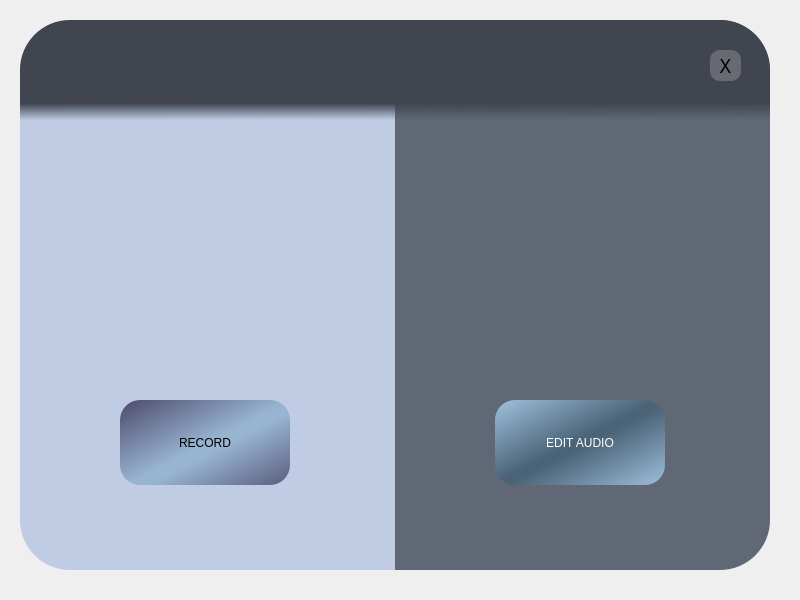
<?xml version="1.0" encoding="UTF-8"?>
<ui version="4.0">
 <class>MainWindow</class>
 <widget class="QMainWindow" name="MainWindow">
  <property name="geometry">
   <rect>
    <x>0</x>
    <y>0</y>
    <width>800</width>
    <height>600</height>
   </rect>
  </property>
  <property name="windowTitle">
   <string>MainWindow</string>
  </property>
  <property name="tabShape">
   <enum>QTabWidget::Rounded</enum>
  </property>
  <widget class="QWidget" name="centralwidget">
   <widget class="QWidget" name="widget" native="true">
    <property name="geometry">
     <rect>
      <x>20</x>
      <y>20</y>
      <width>750</width>
      <height>550</height>
     </rect>
    </property>
    <property name="styleSheet">
     <string notr="true">QPushButton {
	font: 14pt &quot;Arial Rounded MT Bold&quot;;
border-radius: 20px;
}

QPushButton#recordBtn {
background-color: qlineargradient(spread:reflect, x1:0, y1:0, x2:0.553, y2:0.533409, stop:0.00497512 rgba(78, 75, 108, 255), stop:0.935323 rgba(151, 180, 209, 255))
}

QPushButton#editBtn {
color: white;
background-color:qlineargradient(spread:reflect, x1:0, y1:0, x2:0.513, y2:0.499318, stop:0 rgba(160, 193, 221, 255), stop:0.955224 rgba(74, 99, 119, 255))
}

QPushButton#editBtn:hover, #recordBtn:hover, #exitBtn:hover {
background-color: qlineargradient(spread:pad, x1:0, y1:0, x2:0.731905, y2:0.755, stop:0 rgba(255, 221, 221, 255), stop:0.955224 rgba(238, 103, 100, 255))
}

QPushButton#exitBtn {
background-color: rgba(195, 195, 195, 0.3);
border-radius: 10px; 
}</string>
    </property>
    <widget class="QLabel" name="labelLeft">
     <property name="geometry">
      <rect>
       <x>0</x>
       <y>0</y>
       <width>375</width>
       <height>550</height>
      </rect>
     </property>
     <property name="styleSheet">
      <string notr="true">border-top-left-radius: 50px;
border-bottom-left-radius: 50px;
background-color: rgb(191, 204, 228);
</string>
     </property>
     <property name="text">
      <string/>
     </property>
    </widget>
    <widget class="QLabel" name="labelRight">
     <property name="geometry">
      <rect>
       <x>375</x>
       <y>0</y>
       <width>375</width>
       <height>550</height>
      </rect>
     </property>
     <property name="styleSheet">
      <string notr="true">border-bottom-right-radius: 50px;
border-top-right-radius: 50px;
background-color: rgb(96, 104, 118);</string>
     </property>
     <property name="text">
      <string/>
     </property>
    </widget>
    <widget class="QLabel" name="micLabel">
     <property name="geometry">
      <rect>
       <x>100</x>
       <y>160</y>
       <width>170</width>
       <height>170</height>
      </rect>
     </property>
     <property name="text">
      <string/>
     </property>
     <property name="pixmap">
      <pixmap>imgs/microphone.png</pixmap>
     </property>
     <property name="scaledContents">
      <bool>true</bool>
     </property>
     <property name="alignment">
      <set>Qt::AlignCenter</set>
     </property>
    </widget>
    <widget class="QLabel" name="headphonesLabel">
     <property name="geometry">
      <rect>
       <x>475</x>
       <y>160</y>
       <width>170</width>
       <height>169</height>
      </rect>
     </property>
     <property name="text">
      <string/>
     </property>
     <property name="pixmap">
      <pixmap>imgs/headphones.png</pixmap>
     </property>
     <property name="scaledContents">
      <bool>true</bool>
     </property>
    </widget>
    <widget class="QLabel" name="header">
     <property name="geometry">
      <rect>
       <x>0</x>
       <y>0</y>
       <width>750</width>
       <height>70</height>
      </rect>
     </property>
     <property name="font">
      <font>
       <family>Arial Rounded MT Bold</family>
       <pointsize>28</pointsize>
      </font>
     </property>
     <property name="styleSheet">
      <string notr="true">border-top-left-radius: 50px;
border-top-right-radius: 50px;
background-color: rgb(64, 69, 79);
</string>
     </property>
     <property name="text">
      <string/>
     </property>
     <property name="alignment">
      <set>Qt::AlignCenter</set>
     </property>
     <property name="margin">
      <number>10</number>
     </property>
    </widget>
    <widget class="QLabel" name="headerLabel">
     <property name="geometry">
      <rect>
       <x>200</x>
       <y>10</y>
       <width>352</width>
       <height>71</height>
      </rect>
     </property>
     <property name="text">
      <string/>
     </property>
     <property name="pixmap">
      <pixmap>imgs/Webp.net-resizeimage.png</pixmap>
     </property>
     <property name="scaledContents">
      <bool>true</bool>
     </property>
    </widget>
    <widget class="QLabel" name="headerFade">
     <property name="geometry">
      <rect>
       <x>0</x>
       <y>70</y>
       <width>750</width>
       <height>30</height>
      </rect>
     </property>
     <property name="font">
      <font>
       <family>Arial Rounded MT Bold</family>
       <pointsize>28</pointsize>
      </font>
     </property>
     <property name="styleSheet">
      <string notr="true">background-color: qlineargradient(spread:pad, x1:0.511975, y1:0.443, x2:0.522, y2:1, stop:0 rgba(64, 69, 79, 255), stop:1 rgba(64, 69, 79, 0))</string>
     </property>
     <property name="text">
      <string/>
     </property>
     <property name="alignment">
      <set>Qt::AlignCenter</set>
     </property>
     <property name="margin">
      <number>10</number>
     </property>
    </widget>
    <widget class="QPushButton" name="recordBtn">
     <property name="geometry">
      <rect>
       <x>100</x>
       <y>380</y>
       <width>170</width>
       <height>85</height>
      </rect>
     </property>
     <property name="styleSheet">
      <string notr="true"/>
     </property>
     <property name="text">
      <string>RECORD</string>
     </property>
    </widget>
    <widget class="QPushButton" name="editBtn">
     <property name="geometry">
      <rect>
       <x>475</x>
       <y>380</y>
       <width>170</width>
       <height>85</height>
      </rect>
     </property>
     <property name="text">
      <string>EDIT AUDIO</string>
     </property>
    </widget>
    <widget class="QPushButton" name="exitBtn">
     <property name="geometry">
      <rect>
       <x>690</x>
       <y>30</y>
       <width>31</width>
       <height>31</height>
      </rect>
     </property>
     <property name="font">
      <font>
       <family>Arial Rounded MT Bold</family>
       <pointsize>14</pointsize>
       <weight>50</weight>
       <italic>false</italic>
       <bold>false</bold>
      </font>
     </property>
     <property name="text">
      <string>X</string>
     </property>
    </widget>
    <zorder>labelLeft</zorder>
    <zorder>labelRight</zorder>
    <zorder>micLabel</zorder>
    <zorder>headphonesLabel</zorder>
    <zorder>header</zorder>
    <zorder>headerFade</zorder>
    <zorder>recordBtn</zorder>
    <zorder>editBtn</zorder>
    <zorder>headerLabel</zorder>
    <zorder>exitBtn</zorder>
   </widget>
  </widget>
 </widget>
 <resources/>
 <connections/>
</ui>
